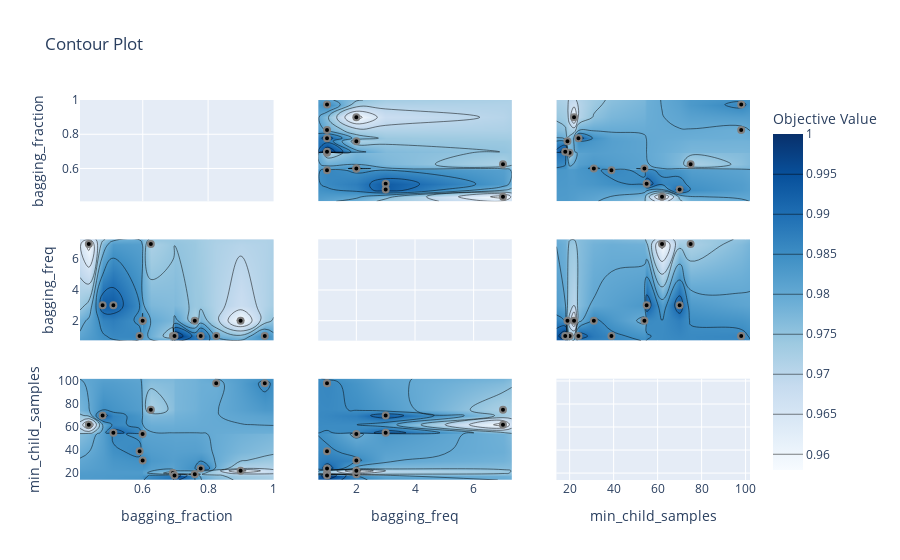

Write notebook code for a chart like this one.
### Markdown cell above
Visualize hyperparameter relationships. See :func:`~optuna.visualization.plot_contour` for the details.

### Code cell
plot_contour(study)

### Figure 1 — Plotly figure (JSON) as saved in the notebook; plotly's stock layout.template omitted (floating-point values rounded to 4 significant figures; data arrays with more than 128 entries replaced by an {"elided": "..."} marker saying what was removed)
{"data": [{"type": "scatter", "xaxis": "x", "yaxis": "y"}, {"colorbar": {"title": {"text": "Objective Value"}}, "colorscale": [[0, "rgb(247,251,255)"], [0.125, "rgb(222,235,247)"], [0.25, "rgb(198,219,239)"], [0.375, "rgb(158,202,225)"], [0.5, "rgb(107,174,214)"], [0.625, "rgb(66,146,198)"], [0.75, "rgb(33,113,181)"], [0.875, "rgb(8,81,156)"], [1, "rgb(8,48,107)"]], "connectgaps": true, "contours": {"coloring": "heatmap"}, "hoverinfo": "none", "line": {"smoothing": 1.3}, "reversescale": false, "showscale": true, "type": "contour", "x": [0.4079, 0.4349, 0.4771, 0.51, 0.5903, 0.5995, 0.5997, 0.6247, 0.6923, 0.6972, 0.7592, 0.7774, 0.8248, 0.8995, 0.9734, 1.0], "xaxis": "x4", "y": [0.7, 1, 2, 3, 7, 7.3], "yaxis": "y4", "z": [[null, null, null, null, null, null, null, null, null, null, null, null, null, null, null, null], [null, null, null, null, 0.986, null, null, null, 0.972, 1, null, 0.993, 0.979, null, 0.986, null], [null, null, null, null, null, 0.979, 0.986, null, null, null, 0.972, null, null, 0.958, null, null], [null, null, 0.993, 0.993, null, null, null, null, null, null, null, null, null, null, null, null], [null, 0.958, null, null, null, null, null, 0.972, null, null, null, null, null, null, null, null], [null, null, null, null, null, null, null, null, null, null, null, null, null, null, null, null]]}, {"marker": {"color": "black", "line": {"color": "Grey", "width": 2}}, "mode": "markers", "showlegend": false, "type": "scatter", "x": [0.6247, 0.7592, 0.4349, 0.8248, 0.8995, 0.51, 0.9734, 0.5995, 0.4771, 0.5997, 0.5903, 0.6923, 0.6972, 0.7774], "xaxis": "x4", "y": [7, 2, 7, 1, 2, 3, 1, 2, 3, 2, 1, 1, 1, 1], "yaxis": "y4"}, {"colorbar": {"title": {"text": "Objective Value"}}, "colorscale": [[0, "rgb(247,251,255)"], [0.125, "rgb(222,235,247)"], [0.25, "rgb(198,219,239)"], [0.375, "rgb(158,202,225)"], [0.5, "rgb(107,174,214)"], [0.625, "rgb(66,146,198)"], [0.75, "rgb(33,113,181)"], [0.875, "rgb(8,81,156)"], [1, "rgb(8,48,107)"]], "connectgaps": true, "contours": {"coloring": "heatmap"}, "hoverinfo": "none", "line": {"smoothing": 1.3}, "reversescale": false, "showscale": false, "type": "contour", "x": [0.4079, 0.4349, 0.4771, 0.51, 0.5903, 0.5995, 0.5997, 0.6247, 0.6923, 0.6972, 0.7592, 0.7774, 0.8248, 0.8995, 0.9734, 1.0], "xaxis": "x7", "y": [14, 18, 19, 20, 22, 24, 31, 39, 54, 55, 62, 70, 75, 98, 102], "yaxis": "y7", "z": {"elided": "15x16 float values"}}, {"marker": {"color": "black", "line": {"color": "Grey", "width": 2}}, "mode": "markers", "showlegend": false, "type": "scatter", "x": [0.6247, 0.7592, 0.4349, 0.8248, 0.8995, 0.51, 0.9734, 0.5995, 0.4771, 0.5997, 0.5903, 0.6923, 0.6972, 0.7774], "xaxis": "x7", "y": [75, 19, 62, 98, 22, 55, 98, 54, 70, 31, 39, 20, 18, 24], "yaxis": "y7"}, {"colorbar": {"title": {"text": "Objective Value"}}, "colorscale": [[0, "rgb(247,251,255)"], [0.125, "rgb(222,235,247)"], [0.25, "rgb(198,219,239)"], [0.375, "rgb(158,202,225)"], [0.5, "rgb(107,174,214)"], [0.625, "rgb(66,146,198)"], [0.75, "rgb(33,113,181)"], [0.875, "rgb(8,81,156)"], [1, "rgb(8,48,107)"]], "connectgaps": true, "contours": {"coloring": "heatmap"}, "hoverinfo": "none", "line": {"smoothing": 1.3}, "reversescale": false, "showscale": false, "type": "contour", "x": [0.7, 1, 2, 3, 7, 7.3], "xaxis": "x2", "y": [0.4079, 0.4349, 0.4771, 0.51, 0.5903, 0.5995, 0.5997, 0.6247, 0.6923, 0.6972, 0.7592, 0.7774, 0.8248, 0.8995, 0.9734, 1.0], "yaxis": "y2", "z": [[null, null, null, null, null, null], [null, null, null, null, 0.958, null], [null, null, null, 0.993, null, null], [null, null, null, 0.993, null, null], [null, 0.986, null, null, null, null], [null, null, 0.979, null, null, null], [null, null, 0.986, null, null, null], [null, null, null, null, 0.972, null], [null, 0.972, null, null, null, null], [null, 1, null, null, null, null], [null, null, 0.972, null, null, null], [null, 0.993, null, null, null, null], [null, 0.979, null, null, null, null], [null, null, 0.958, null, null, null], [null, 0.986, null, null, null, null], [null, null, null, null, null, null]]}, {"marker": {"color": "black", "line": {"color": "Grey", "width": 2}}, "mode": "markers", "showlegend": false, "type": "scatter", "x": [7, 2, 7, 1, 2, 3, 1, 2, 3, 2, 1, 1, 1, 1], "xaxis": "x2", "y": [0.6247, 0.7592, 0.4349, 0.8248, 0.8995, 0.51, 0.9734, 0.5995, 0.4771, 0.5997, 0.5903, 0.6923, 0.6972, 0.7774], "yaxis": "y2"}, {"type": "scatter", "xaxis": "x5", "yaxis": "y5"}, {"colorbar": {"title": {"text": "Objective Value"}}, "colorscale": [[0, "rgb(247,251,255)"], [0.125, "rgb(222,235,247)"], [0.25, "rgb(198,219,239)"], [0.375, "rgb(158,202,225)"], [0.5, "rgb(107,174,214)"], [0.625, "rgb(66,146,198)"], [0.75, "rgb(33,113,181)"], [0.875, "rgb(8,81,156)"], [1, "rgb(8,48,107)"]], "connectgaps": true, "contours": {"coloring": "heatmap"}, "hoverinfo": "none", "line": {"smoothing": 1.3}, "reversescale": false, "showscale": false, "type": "contour", "x": [0.7, 1, 2, 3, 7, 7.3], "xaxis": "x8", "y": [14, 18, 19, 20, 22, 24, 31, 39, 54, 55, 62, 70, 75, 98, 102], "yaxis": "y8", "z": [[null, null, null, null, null, null], [null, 1, null, null, null, null], [null, null, 0.972, null, null, null], [null, 0.972, null, null, null, null], [null, null, 0.958, null, null, null], [null, 0.993, null, null, null, null], [null, null, 0.986, null, null, null], [null, 0.986, null, null, null, null], [null, null, 0.979, null, null, null], [null, null, null, 0.993, null, null], [null, null, null, null, 0.958, null], [null, null, null, 0.993, null, null], [null, null, null, null, 0.972, null], [null, 0.986, null, null, null, null], [null, null, null, null, null, null]]}, {"marker": {"color": "black", "line": {"color": "Grey", "width": 2}}, "mode": "markers", "showlegend": false, "type": "scatter", "x": [7, 2, 7, 1, 2, 3, 1, 2, 3, 2, 1, 1, 1, 1], "xaxis": "x8", "y": [75, 19, 62, 98, 22, 55, 98, 54, 70, 31, 39, 20, 18, 24], "yaxis": "y8"}, {"colorbar": {"title": {"text": "Objective Value"}}, "colorscale": [[0, "rgb(247,251,255)"], [0.125, "rgb(222,235,247)"], [0.25, "rgb(198,219,239)"], [0.375, "rgb(158,202,225)"], [0.5, "rgb(107,174,214)"], [0.625, "rgb(66,146,198)"], [0.75, "rgb(33,113,181)"], [0.875, "rgb(8,81,156)"], [1, "rgb(8,48,107)"]], "connectgaps": true, "contours": {"coloring": "heatmap"}, "hoverinfo": "none", "line": {"smoothing": 1.3}, "reversescale": false, "showscale": false, "type": "contour", "x": [14, 18, 19, 20, 22, 24, 31, 39, 54, 55, 62, 70, 75, 98, 102], "xaxis": "x3", "y": [0.4079, 0.4349, 0.4771, 0.51, 0.5903, 0.5995, 0.5997, 0.6247, 0.6923, 0.6972, 0.7592, 0.7774, 0.8248, 0.8995, 0.9734, 1.0], "yaxis": "y3", "z": {"elided": "16x15 float values"}}, {"marker": {"color": "black", "line": {"color": "Grey", "width": 2}}, "mode": "markers", "showlegend": false, "type": "scatter", "x": [75, 19, 62, 98, 22, 55, 98, 54, 70, 31, 39, 20, 18, 24], "xaxis": "x3", "y": [0.6247, 0.7592, 0.4349, 0.8248, 0.8995, 0.51, 0.9734, 0.5995, 0.4771, 0.5997, 0.5903, 0.6923, 0.6972, 0.7774], "yaxis": "y3"}, {"colorbar": {"title": {"text": "Objective Value"}}, "colorscale": [[0, "rgb(247,251,255)"], [0.125, "rgb(222,235,247)"], [0.25, "rgb(198,219,239)"], [0.375, "rgb(158,202,225)"], [0.5, "rgb(107,174,214)"], [0.625, "rgb(66,146,198)"], [0.75, "rgb(33,113,181)"], [0.875, "rgb(8,81,156)"], [1, "rgb(8,48,107)"]], "connectgaps": true, "contours": {"coloring": "heatmap"}, "hoverinfo": "none", "line": {"smoothing": 1.3}, "reversescale": false, "showscale": false, "type": "contour", "x": [14, 18, 19, 20, 22, 24, 31, 39, 54, 55, 62, 70, 75, 98, 102], "xaxis": "x6", "y": [0.7, 1, 2, 3, 7, 7.3], "yaxis": "y6", "z": [[null, null, null, null, null, null, null, null, null, null, null, null, null, null, null], [null, 1, null, 0.972, null, 0.993, null, 0.986, null, null, null, null, null, 0.986, null], [null, null, 0.972, null, 0.958, null, 0.986, null, 0.979, null, null, null, null, null, null], [null, null, null, null, null, null, null, null, null, 0.993, null, 0.993, null, null, null], [null, null, null, null, null, null, null, null, null, null, 0.958, null, 0.972, null, null], [null, null, null, null, null, null, null, null, null, null, null, null, null, null, null]]}, {"marker": {"color": "black", "line": {"color": "Grey", "width": 2}}, "mode": "markers", "showlegend": false, "type": "scatter", "x": [75, 19, 62, 98, 22, 55, 98, 54, 70, 31, 39, 20, 18, 24], "xaxis": "x6", "y": [7, 2, 7, 1, 2, 3, 1, 2, 3, 2, 1, 1, 1, 1], "yaxis": "y6"}, {"type": "scatter", "xaxis": "x9", "yaxis": "y9"}], "layout": {"title": {"text": "Contour Plot"}, "xaxis": {"anchor": "y", "domain": [0, 0.2889], "matches": "x7", "range": [0.4079, 1.0], "showticklabels": false}, "xaxis2": {"anchor": "y2", "domain": [0.3556, 0.6444], "matches": "x8", "range": [0.7, 7.3], "showticklabels": false}, "xaxis3": {"anchor": "y3", "domain": [0.7111, 1], "matches": "x9", "range": [14, 102], "showticklabels": false}, "xaxis4": {"anchor": "y4", "domain": [0, 0.2889], "matches": "x7", "range": [0.4079, 1.0], "showticklabels": false}, "xaxis5": {"anchor": "y5", "domain": [0.3556, 0.6444], "matches": "x8", "range": [0.7, 7.3], "showticklabels": false}, "xaxis6": {"anchor": "y6", "domain": [0.7111, 1], "matches": "x9", "range": [14, 102], "showticklabels": false}, "xaxis7": {"anchor": "y7", "domain": [0, 0.2889], "range": [0.4079, 1.0], "title": {"text": "bagging_fraction"}}, "xaxis8": {"anchor": "y8", "domain": [0.3556, 0.6444], "range": [0.7, 7.3], "title": {"text": "bagging_freq"}}, "xaxis9": {"anchor": "y9", "domain": [0.7111, 1], "range": [14, 102], "title": {"text": "min_child_samples"}}, "yaxis": {"anchor": "x", "domain": [0.7333, 1], "range": [0.4079, 1.0], "title": {"text": "bagging_fraction"}}, "yaxis2": {"anchor": "x2", "domain": [0.7333, 1], "matches": "y", "range": [0.4079, 1.0], "showticklabels": false}, "yaxis3": {"anchor": "x3", "domain": [0.7333, 1], "matches": "y", "range": [0.4079, 1.0], "showticklabels": false}, "yaxis4": {"anchor": "x4", "domain": [0.3667, 0.6333], "range": [0.7, 7.3], "title": {"text": "bagging_freq"}}, "yaxis5": {"anchor": "x5", "domain": [0.3667, 0.6333], "matches": "y4", "range": [0.7, 7.3], "showticklabels": false}, "yaxis6": {"anchor": "x6", "domain": [0.3667, 0.6333], "matches": "y4", "range": [0.7, 7.3], "showticklabels": false}, "yaxis7": {"anchor": "x7", "domain": [0, 0.2667], "range": [14, 102], "title": {"text": "min_child_samples"}}, "yaxis8": {"anchor": "x8", "domain": [0, 0.2667], "matches": "y7", "range": [14, 102], "showticklabels": false}, "yaxis9": {"anchor": "x9", "domain": [0, 0.2667], "matches": "y7", "range": [14, 102], "showticklabels": false}}}
